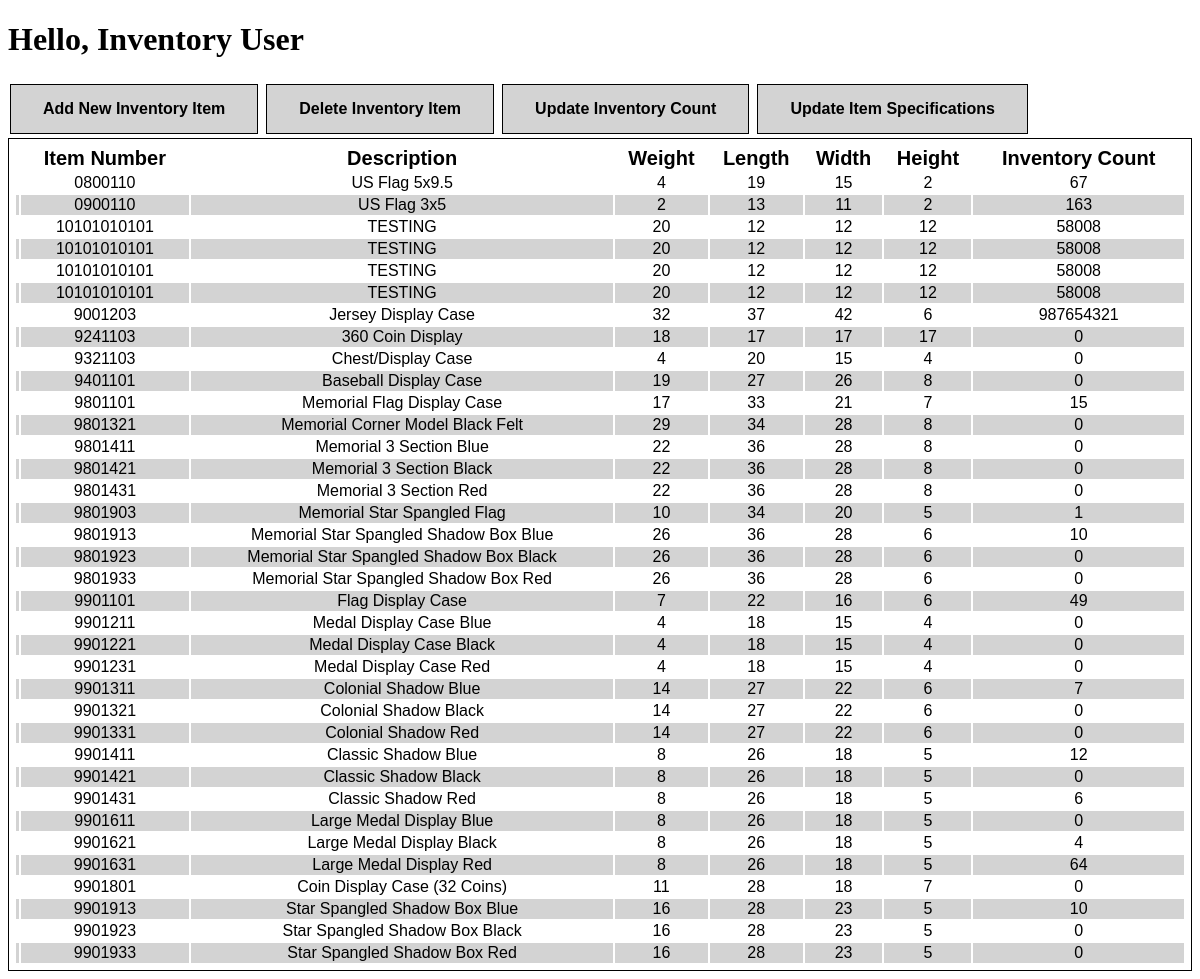
Before: / with the older database file.
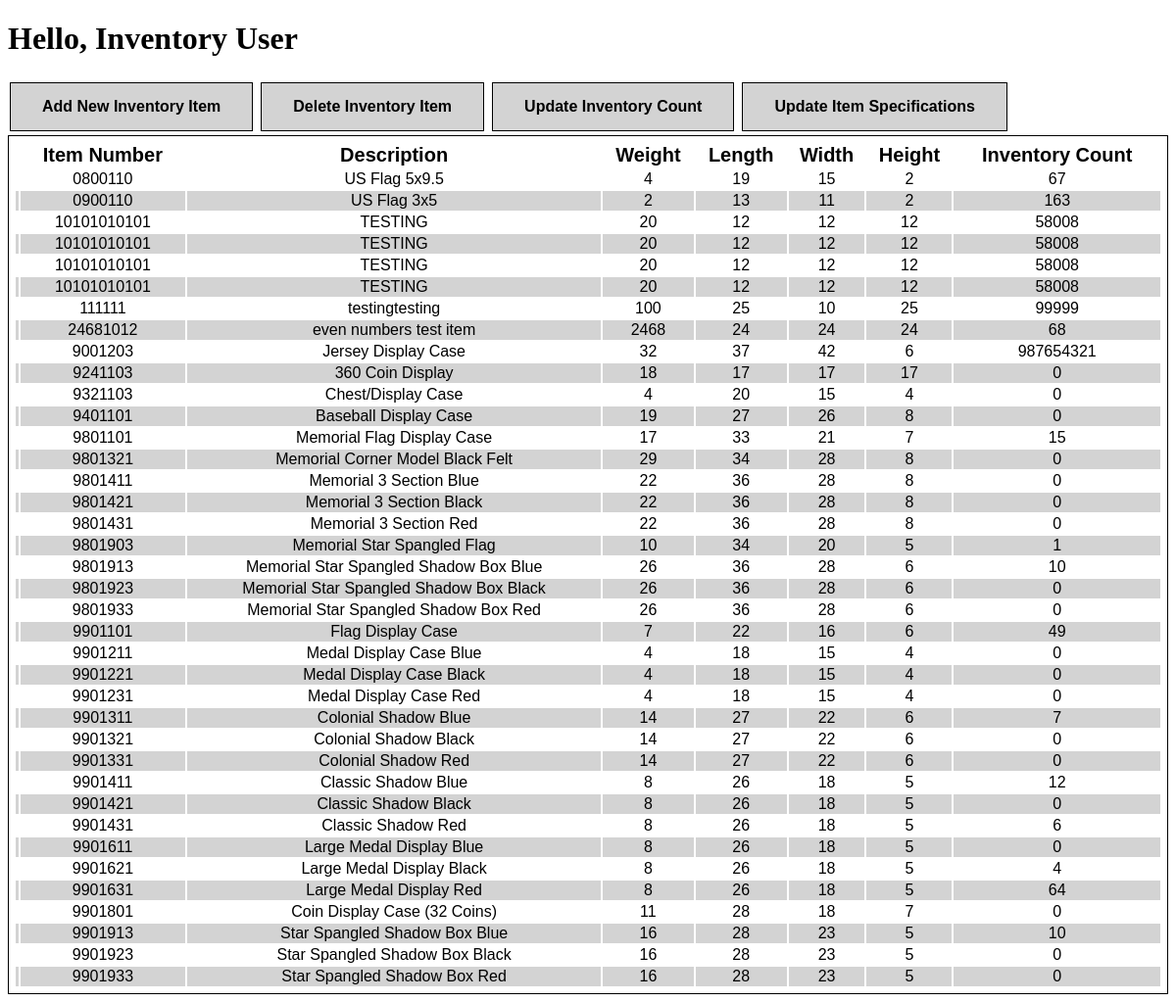
After: the same page with the newer database file.
### tables this page shows
CREATE TABLE "Web_Inventory" (
	"ItemNum"	TEXT,
	"Description"	TEXT,
	"Weight"	INTEGER,
	"PkgL"	INTEGER,
	"PkgW"	INTEGER,
	"PkgH"	INTEGER,
	"InventoryCount"	INTEGER
);

### Inventory.py (the view)
@app.route("/", methods=['POST', 'GET'])
def main():
    with sqlite3.connect('Inventory.db') as con:
        cur = con.cursor()
        cur.execute('Select * FROM WEB_INVENTORY ORDER BY ItemNum')
        data = cur.fetchall()
        return render_template('index.html', data=data)

### templates/index.html (shortened to what this page needs)
<!DOCTYPE html>
<html lang="en">
<head>
</head>
{% block body %}
<div>
    <h1>Hello, Inventory User</h1>
    <a class="button" type="button" href="{{ url_for('add_inventory') }}">Add New Inventory Item</a>
    <a class="button" type="button" href="{{ url_for('delete_inventory') }}">Delete Inventory Item</a>
    <a class="button" type="button" href="{{ url_for('update_inventory') }}">Update Inventory Count</a>
    <a class="button" type="button" href="{{ url_for('update_specifications') }}">Update Item Specifications</a>
    <table id="inventory_table">
        <thead>
            <tr>
                <th></th>
                <th>Item Number</th>
                <th>Description</th>
                <th>Weight</th>
                <th>Length</th>
                <th>Width</th>
                <th>Height</th>
                <th>Inventory Count</th>
            </tr>
        </thead>
        <tbody>
        {% for item in data %}
        <tr>
            <td> {{ index }}</td>
            <td> {{ item[0] }}</td>
            <td> {{ item[1] }}</td>
            <td> {{ item[2] }}</td>
            <td> {{ item[3] }}</td>
            <td> {{ item[4] }}</td>
            <td> {{ item[5] }}</td>
            <td> {{ item[6] }}</td>
        </tr>
        {% endfor %}
        </tbody>
    </table>
</div>
{% endblock %}
</html>

### templates/index.html (style rules this page uses)
#inventory_table { border: 1px solid black; padding: 5px; width: 100%; }
th { font-size:20px; font-family: Arial, Verdana; }
tr:nth-child(even) { background-color: lightgrey; }
tr { text-align: center; font-family: Arial, Verdana; }
.button { border: solid black 1px; color: black; background-color: lightgrey; padding: 15px 32px; text-align: center; text-decoration: none; display: inline-block; font-family: Arial, Verdana; font-size: 16px; font-weight: bold; margin: 4px 2px; cursor: pointer; }

Changed rows visible on the page:
added Web_Inventory: ItemNum "111111", Description "testingtesting", Weight "100", PkgL "25", PkgW "10", PkgH "25", InventoryCount "99999"
added Web_Inventory: ItemNum "24681012", Description "even numbers test item", Weight "2468", PkgL "24", PkgW "24", PkgH "24", InventoryCount "68"
